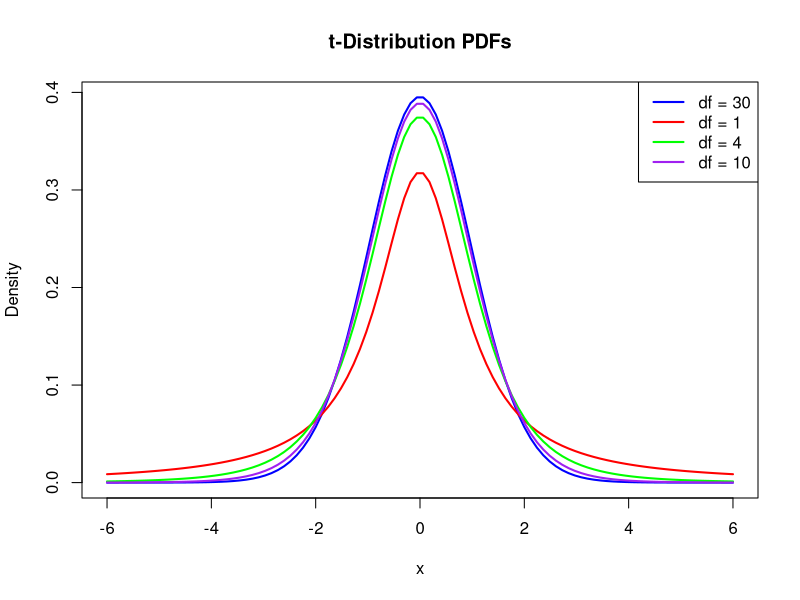

Here is the R script that generated this plot:
# Generate a vector of 100 values between -6 and 6
x <- seq(-6, 6, length.out = 100)

# Calculate the PDF for t-distribution with degrees of freedom 1, 4, 10, and 30
pdf_df1 <- dt(x, df = 1)
pdf_df4 <- dt(x, df = 4)
pdf_df10 <- dt(x, df = 10)
pdf_df30 <- dt(x, df = 30)

# Create a plot with multiple lines
plot(x, pdf_df30, type = "l", col = "blue", lwd = 2, xlab = "x", ylab = "Density", main = "t-Distribution PDFs")

# Add lines for PDFs with different degrees of freedom
lines(x, pdf_df1, col = "red", lwd = 2)
lines(x, pdf_df4, col = "green", lwd = 2)
lines(x, pdf_df10, col = "purple", lwd = 2)

# Add a legend to the plot
legend("topright", legend = c("df = 30", "df = 1", "df = 4", "df = 10"), col = c("blue", "red", "green", "purple"), lwd = 2)
